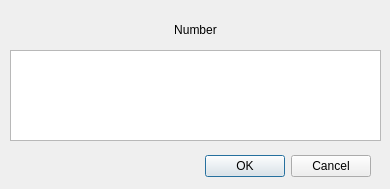
<?xml version="1.0" encoding="UTF-8"?>
<ui version="4.0">
 <class>CMSDialog</class>
 <widget class="QDialog" name="CMSDialog">
  <property name="windowModality">
   <enum>Qt::ApplicationModal</enum>
  </property>
  <property name="geometry">
   <rect>
    <x>0</x>
    <y>0</y>
    <width>390</width>
    <height>189</height>
   </rect>
  </property>
  <property name="sizePolicy">
   <sizepolicy hsizetype="Preferred" vsizetype="Preferred">
    <horstretch>0</horstretch>
    <verstretch>0</verstretch>
   </sizepolicy>
  </property>
  <property name="windowTitle">
   <string>Confirm Message Send</string>
  </property>
  <widget class="QDialogButtonBox" name="buttonBox">
   <property name="geometry">
    <rect>
     <x>30</x>
     <y>150</y>
     <width>341</width>
     <height>32</height>
    </rect>
   </property>
   <property name="orientation">
    <enum>Qt::Horizontal</enum>
   </property>
   <property name="standardButtons">
    <set>QDialogButtonBox::Cancel|QDialogButtonBox::Ok</set>
   </property>
  </widget>
  <widget class="QLabel" name="labelNumber">
   <property name="geometry">
    <rect>
     <x>10</x>
     <y>20</y>
     <width>371</width>
     <height>20</height>
    </rect>
   </property>
   <property name="text">
    <string>Number</string>
   </property>
   <property name="alignment">
    <set>Qt::AlignCenter</set>
   </property>
  </widget>
  <widget class="QTextEdit" name="textEditMessage">
   <property name="geometry">
    <rect>
     <x>10</x>
     <y>50</y>
     <width>371</width>
     <height>91</height>
    </rect>
   </property>
   <property name="readOnly">
    <bool>true</bool>
   </property>
   <property name="text" stdset="0">
    <string>TextLabel</string>
   </property>
   <property name="wordWrap" stdset="0">
    <bool>true</bool>
   </property>
  </widget>
 </widget>
 <resources/>
 <connections>
  <connection>
   <sender>buttonBox</sender>
   <signal>accepted()</signal>
   <receiver>CMSDialog</receiver>
   <slot>accept()</slot>
   <hints>
    <hint type="sourcelabel">
     <x>248</x>
     <y>254</y>
    </hint>
    <hint type="destinationlabel">
     <x>157</x>
     <y>274</y>
    </hint>
   </hints>
  </connection>
  <connection>
   <sender>buttonBox</sender>
   <signal>rejected()</signal>
   <receiver>CMSDialog</receiver>
   <slot>reject()</slot>
   <hints>
    <hint type="sourcelabel">
     <x>316</x>
     <y>260</y>
    </hint>
    <hint type="destinationlabel">
     <x>286</x>
     <y>274</y>
    </hint>
   </hints>
  </connection>
 </connections>
</ui>
